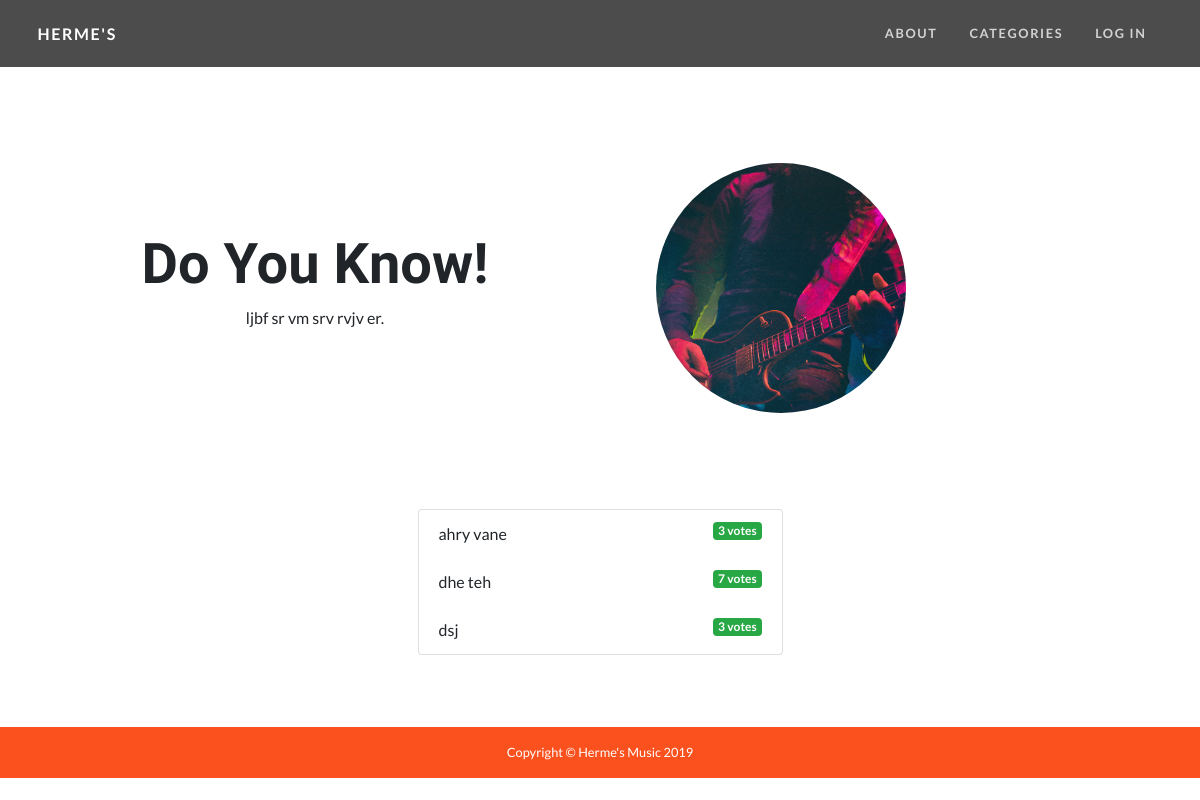
/1/results, run on an earlier commit of the app's database.
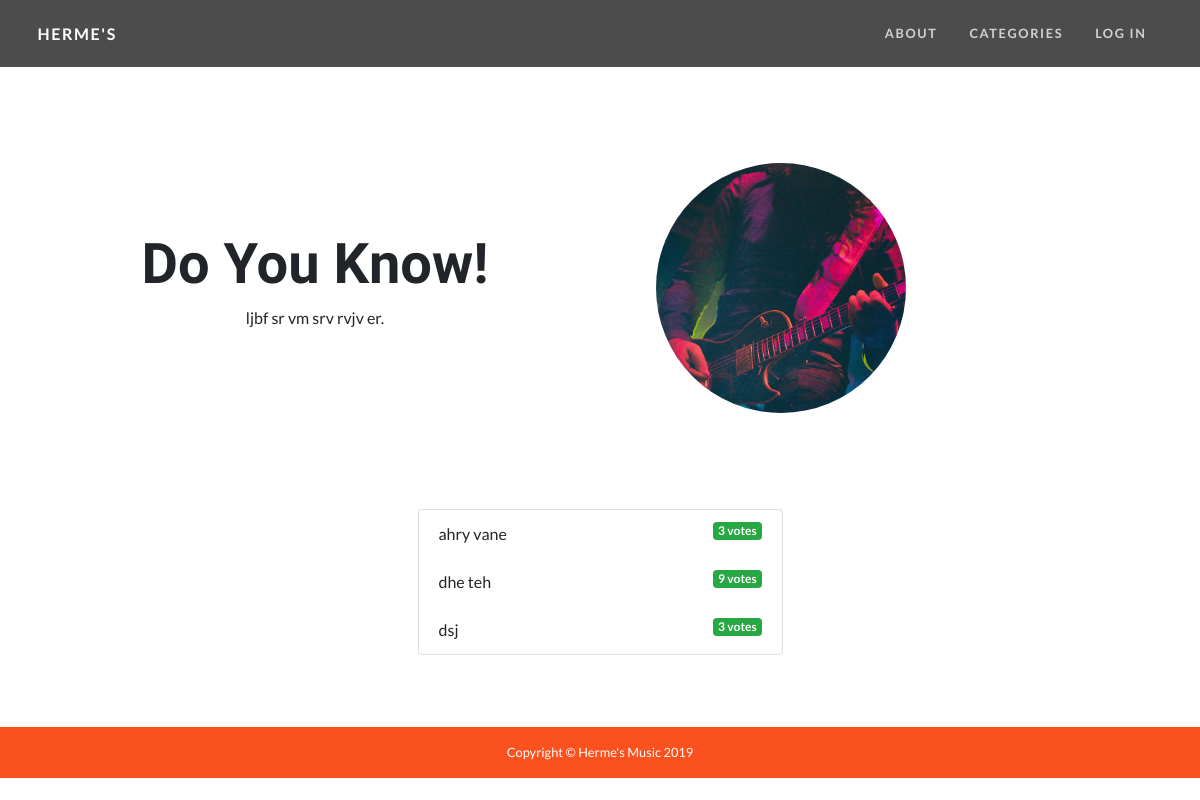
And on a later commit of the database.
### voteapp/models.py (models this page shows, shortened)
class Choice(models.Model):
    award = models.ForeignKey(Award, related_name='awards', on_delete=models.CASCADE)
    artist = models.CharField(max_length=200, blank=True, null=True)
    votes = models.IntegerField(default=0)

### voteapp/views.py (the view)
# urls.py: path('<int:award_id>/results', voteViews.result, name='Results'),
def result(request, award_id):
    triva = Triva.objects.get(id=rand)
    award = get_object_or_404(Award, pk=award_id)
    c = Choice.objects.filter(award_id=award_id)
    context = {
        'award': award,
        'c': c,
        'triva': triva
    }
    return render(request, "results.html", context)

### templates/results.html (shortened to what this page needs)
{% extends "base.html" %}
{% load static %}
{% block content %}
<br><br>
<section>
    <div class="container">
      <div class="row align-items-center">
        <div class="col-lg-6 order-lg-2">
          <div class="p-5">
            <img class="img-fluid rounded-circle" src="{% static "img/03.jpg" %}" alt="" style="width: 250px; height:250px">
          </div>
        </div>
        <div class="col-lg-6 order-lg-1 text-center">
          <div class="p-3">
            <h2 class="display-4">Do You Know!</h2>
            <p>{{ triva.info }}.</p>
          </div>
        </div>
      </div>
    </div>
  </section>
  <section>
    <div class="container">
      <div class="row align-items-center">
        <div class="col-lg-4 ">
            <ul class="list-group mb-5">
                {% for choice in c %}
                    <li class="list-group-item">
                        {{ choice.artist }} <span class="badge badge-success float-right">{{ choice.votes }} vote{{ choice.votes | pluralize }}</span>
                    </li>
                {% endfor %}
            </ul>
        </div>
      </div>
    </div>
  </section>
{% endblock content %}

What changed in the data, as far as the page shows it:
changed Choice "dhe teh": votes "7" → "9"
